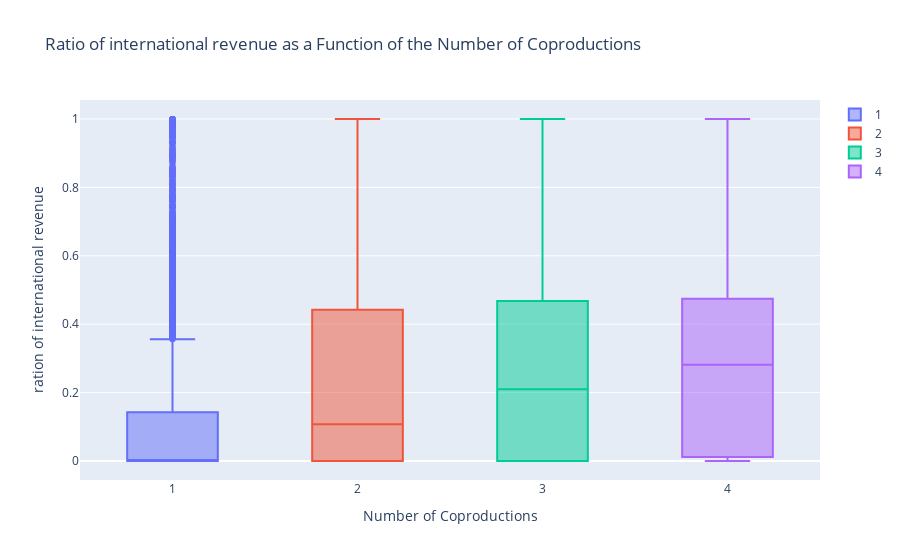

The notebook cell this image was saved under:
### Code cell
fig = go.Figure()
fig.add_trace(go.Box(y=1 - coprod[coprod['num_coprod'] == 1]["ratio_of_home_country"], name='1'))
fig.add_trace(go.Box(y=1 - coprod[coprod['num_coprod'] == 2]["ratio_of_home_country"], name='2'))
fig.add_trace(go.Box(y=1 - coprod[coprod['num_coprod'] == 3]["ratio_of_home_country"], name='3'))
fig.add_trace(go.Box(y=1 - coprod[coprod['num_coprod'] == 4]["ratio_of_home_country"], name='4'))

fig.update_layout(
    title='Ratio of international revenue as a Function of the Number of Coproductions',
    xaxis_title='Number of Coproductions',
    yaxis_title='ration of international revenue',
   
)

offline.plot(fig, filename='docs/plots/ratio_int_box_coprod.html', auto_open=False)

fig.show()

### Figure 1 — Plotly figure (JSON) as saved in the notebook; plotly's stock layout.template omitted (floating-point values rounded to 4 significant figures; data arrays with more than 128 entries replaced by an {"elided": "..."} marker saying what was removed)
{"data": [{"name": "1", "type": "box", "y": {"elided": "6558 float values"}}, {"name": "2", "type": "box", "y": {"elided": "1495 float values"}}, {"name": "3", "type": "box", "y": {"elided": "502 float values"}}, {"name": "4", "type": "box", "y": {"elided": "185 float values"}}], "layout": {"title": {"text": "Ratio of international revenue as a Function of the Number of Coproductions"}, "xaxis": {"title": {"text": "Number of Coproductions"}}, "yaxis": {"title": {"text": "ration of international revenue"}}}}
